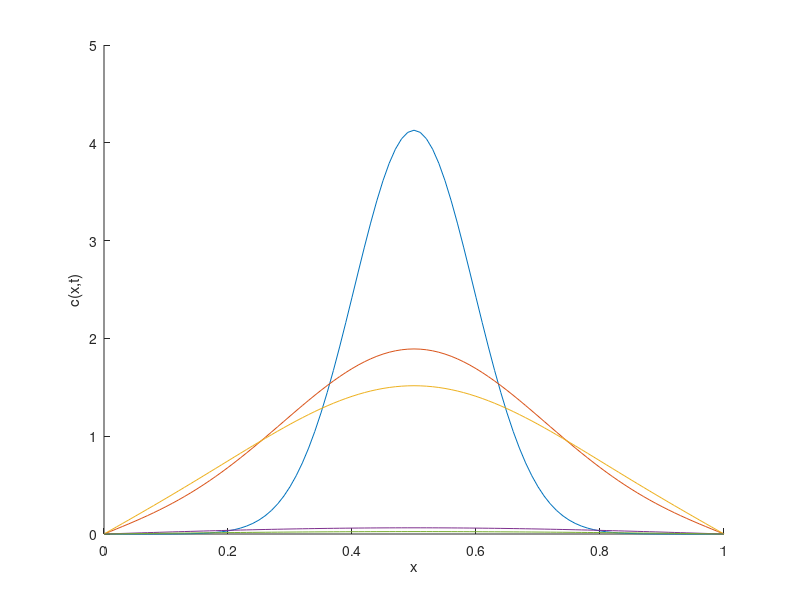

The MATLAB source for this figure:
% Lab Assignment 5
% ELEC-2250: Physical Electronics S2020
% Part 3 Diffusion process simulation with a Gaussian pulse
clear all
close all
numx = 101; %number of grid points in x
numt = 9000; %number of time steps to be iterated over
dx = 1/(numx - 1);
dt = 0.00005;
x = 0:dx:1; %vector of x values, to be used for plotting
C = zeros(numx,numt); %initialize everything to zero
%specify initial conditions
t(1) = 0; %t=0
C(1,1) = 0; %C=0 at x=0
C(1,numx) = 0; %C=0 at x=1
mu = 0.5;
sigma = 0.05;
for i=2:numx-1
 C(i,1) = exp(-(x(i)-mu)^2/(2*sigma^2)) / sqrt(2*pi*sigma^2);
end
%iterate difference equation - note that C(1,j) and C(numx,j) always remain 0
for j=1:numt
 t(j+1) = t(j) + dt;
 for i=2:numx-1
 C(i,j+1) = C(i,j) + (dt/dx^2)*(C(i+1,j) - 2*C(i,j) + C(i-1,j));
 end
end
figure(1);
hold on;
plot(x,C(:,69));
pause
plot(x,C(:,420));
pause
plot(x,C(:,666));
pause
plot(x,C(:,6969));
pause
plot(x,C(:,8888));
pause
xlabel('x');
ylabel('c(x,t)');
hold off